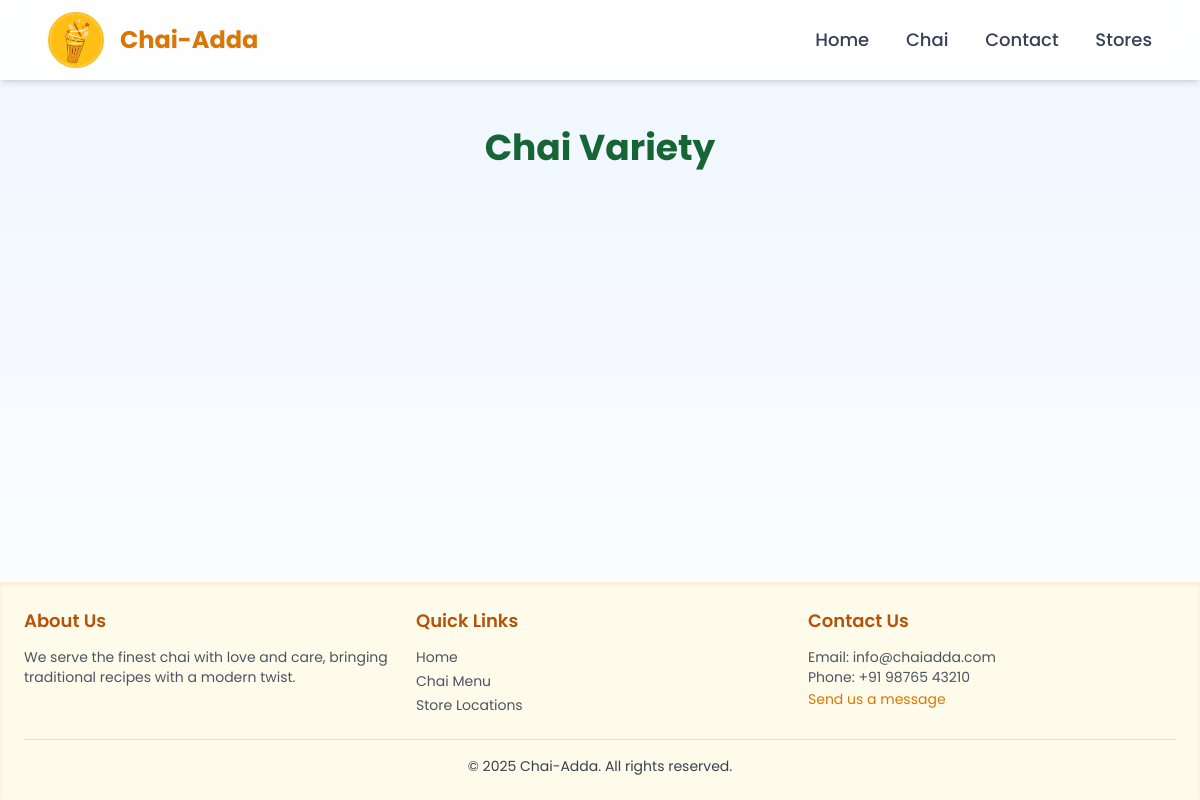
/chai/, run on an earlier commit of the app's database.
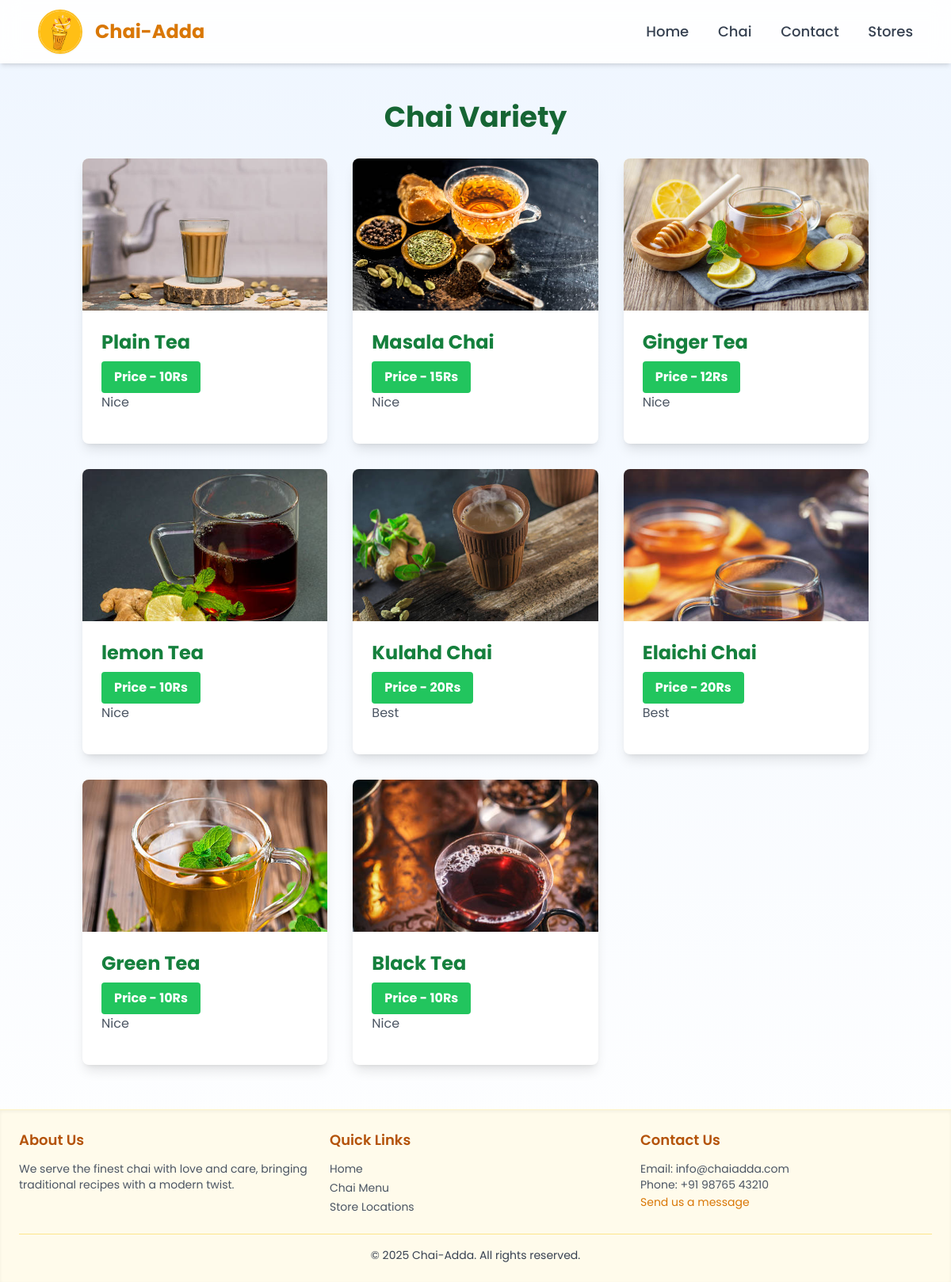
And on a later commit of the database.
### chai/models.py (models this page shows, shortened)
class ChaiVariety(models.Model):
    CHAI_TYPE_CHOICES = [
        ('PT', 'Plain Tea'),
        ('MC', 'Masala Chai'),
        ('GC', 'Ginger Chai'),
        ('LC', 'Lemon Chai'),
        ('EC', 'Elaichi Chai'),
        ('GT', 'Green Tea'),
        ('BT', 'Black Tea'),
        ('KC', 'Kulhad Chai'),
    ]
    name = models.CharField(max_length=20)
    price = models.IntegerField()
    image = models.ImageField(upload_to='chais/')
    date_time = models.DateTimeField(default=timezone.now)
    chai_type = models.CharField(max_length=2, choices=CHAI_TYPE_CHOICES, default="PT")
    description = models.TextField(default="", blank=True)
    class Meta:
        verbose_name = 'Chai Variety'
        verbose_name_plural = 'Chai Varieties'

### chai/views.py (the view)
# urls.py: path('', views.all_chai, name='all_chai'),
def all_chai(request):
    search_query = request.GET.get('search', '')
    chais = ChaiVariety.objects.all()
    if search_query:
        chais = chais.filter(
            Q(name__icontains=search_query) |
            Q(description__icontains=search_query) |
            Q(chai_type__icontains=search_query)
        )
    return render(request, 'chai/all_chai.html', {
        'chais': chais,
        'search_query': search_query
    })

### chai/templates/chai/all_chai.html (shortened to what this page needs)
{% extends "manish.html" %}
{% block content %}
<div class="container mx-auto px-4 py-8">
    <h1 class="text-4xl font-bold text-center mb-8 text-green-800">Chai Variety</h1>
    <div class="grid grid-cols-1 md:grid-cols-2 lg:grid-cols-3 gap-8">
        {% for chai in chais %}
        <div class="bg-white rounded-lg shadow-lg overflow-hidden transform transition duration-300 hover:scale-105">
            <img class="w-full h-48 object-cover" src="{{ chai.image.url }}" alt="{{ chai.name }}">
            <div class="p-6">
                <h3 class="text-2xl font-bold text-green-700 mb-2">{{chai.name}}</h3>
                <a href="{% url 'chai:chai_detail' chai.id %}" class="inline-block bg-green-500 text-white font-bold py-2 px-4 rounded hover:bg-green-600 transition duration-300">
                    Price - {{chai.price}}Rs
                </a>
                <p class="text-gray-600 mb-4 gap-8">{{ chai.description|truncatewords:20 }}</p>
            </div>
        </div>
        {% endfor %}
    </div>
</div>
{% endblock %}

### templates/manish.html (shortened to what this page needs)
{% load static tailwind_tags %}
<!DOCTYPE html>
<html lang="en">
<head>
    <link rel="stylesheet" href="{% static 'style.css' %}">
    <link rel="stylesheet" href="{% static 'css/dist/styles.css' %}">
    {% tailwind_css %}
</head>
<body class="bg-gradient-to-b from-blue-50 to-white text-gray-800 font-sans min-h-screen flex flex-col" style="font-family: 'Poppins', sans-serif;">
    <header class="fixed w-full top-0 left-0 z-10 bg-white/90 shadow-md backdrop-blur-md">
        <div class="flex items-center justify-between px-6 py-3 max-w-6xl mx-auto">
            <div class="flex items-center space-x-4">
                <img src="{% static 'logo3.jpg' %}" alt="Chai Store Logo" class="w-14 h-14 object-cover rounded-full shadow-sm border-2 border-amber-400 transition-transform transform hover:scale-110">
                <span class="text-2xl font-bold text-amber-600">Chai-Adda</span>
            </div>
            <nav class="md:flex items-center space-x-8 text-lg font-medium" aria-label="Primary Navigation">
                <a href="{% url 'home' %}" class="text-gray-700 hover:text-amber-600 transition duration-300 relative after:absolute after:h-0.5 after:w-0 after:bottom-0 after:left-0 after:bg-amber-400 hover:after:w-full after:transition-all after:duration-300">Home</a>
                <a href="{% url 'chai:all_chai' %}" class="text-gray-700 hover:text-amber-600 transition duration-300 relative after:absolute after:h-0.5 after:w-0 after:bottom-0 after:left-0 after:bg-amber-400 hover:after:w-full after:transition-all after:duration-300">Chai</a>
                <a href="{% url 'contacts:contact' %}" class="text-gray-700 hover:text-amber-600 transition duration-300 relative after:absolute after:h-0.5 after:w-0 after:bottom-0 after:left-0 after:bg-amber-400 hover:after:w-full after:transition-all after:duration-300">Contact</a>
                <a href="{% url 'chai:stores' %}" class="text-gray-700 hover:text-amber-600 transition duration-300 relative after:absolute after:h-0.5 after:w-0 after:bottom-0 after:left-0 after:bg-amber-400 hover:after:w-full after:transition-all after:duration-300">Stores</a>
            </nav>
        </div>
    </header>
    <main class="pt-24 px-4 sm:px-6 flex-grow">
        {% block content %}{% endblock %}
    </main>
    {% block footer %}
    <footer class="bg-amber-50 text-gray-700 text-center p-6 mt-6 shadow-inner border-t border-amber-100">
        <div class="max-w-6xl mx-auto">
            <div class="grid grid-cols-1 md:grid-cols-3 gap-6 mb-6">
                <div class="text-left">
                    <h3 class="text-lg font-semibold text-amber-700 mb-3">About Us</h3>
                    <p class="text-sm text-gray-600">We serve the finest chai with love and care, bringing traditional recipes with a modern twist.</p>
                </div>
                <div class="text-left">
                    <h3 class="text-lg font-semibold text-amber-700 mb-3">Quick Links</h3>
                    <ul class="space-y-1 text-sm">
                        <li><a href="{% url 'home' %}" class="text-gray-600 hover:text-amber-600">Home</a></li>
                        <li><a href="{% url 'chai:all_chai' %}" class="text-gray-600 hover:text-amber-600">Chai Menu</a></li>
                        <li><a href="{% url 'chai:stores' %}" class="text-gray-600 hover:text-amber-600">Store Locations</a></li>
                    </ul>
                </div>
                <div class="text-left">
                    <h3 class="text-lg font-semibold text-amber-700 mb-3">Contact Us</h3>
                    <p class="text-sm text-gray-600">Email: info@chaiadda.com</p>
                    <p class="text-sm text-gray-600">Phone: +91 98765 43210</p>
                    <a href="{% url 'contacts:contact' %}" class="text-amber-600 hover:underline text-sm">Send us a message</a>
                </div>
            </div>
            <div class="pt-4 border-t border-amber-200">
                <p class="text-sm">&copy; 2025 Chai-Adda. All rights reserved.</p>
            </div>
        </div>
    </footer>
    {% endblock %}
</body>
</html>

### static/style.css (style rules this page uses)
:root { --primary: #d97706; --primary-light: #fbbf24; --primary-dark: #b45309; --text-main: #1f2937; --text-light: #4b5563; --bg-light: #f9fafb; --bg-white: #ffffff; --border-light: #e5e7eb; --shadow-sm: 0 1px 2px 0 rgba(0, 0, 0, 0.05); --shadow-md: 0 4px 6px -1px rgba(0, 0, 0, 0.1), 0 2px 4px -1px rgba(0, 0, 0, 0.06); --transition-all: all 0.3s ease; }
body { font-family: 'Poppins', sans-serif; color: var(--text-main); line-height: 1.5; -webkit-font-smoothing: antialiased; -moz-osx-font-smoothing: grayscale; scroll-behavior: smooth; }
h1, h2, h3, h4, h5, h6 { line-height: 1.2; }
a { color: var(--primary); text-decoration: none; transition: var(--transition-all); }
.container { width: 100%; max-width: 1280px; margin-left: auto; margin-right: auto; padding-left: 1rem; padding-right: 1rem; }

What changed in the data, as far as the page shows it:
added ChaiVariety: image (picture), name "Plain Tea", price "10", description "Nice"
added ChaiVariety: image (picture), name "Masala Chai", price "15", description "Nice"
added ChaiVariety: image (picture), name "Ginger Tea", price "12", description "Nice"
added ChaiVariety: image (picture), name "lemon Tea", price "10", description "Nice"
added ChaiVariety: image (picture), name "Kulahd Chai", price "20", description "Best"
added ChaiVariety: image (picture), name "Elaichi Chai", price "20", description "Best"
added ChaiVariety: image (picture), name "Green Tea", price "10", description "Nice"
added ChaiVariety: image (picture), name "Black Tea", price "10", description "Nice"
